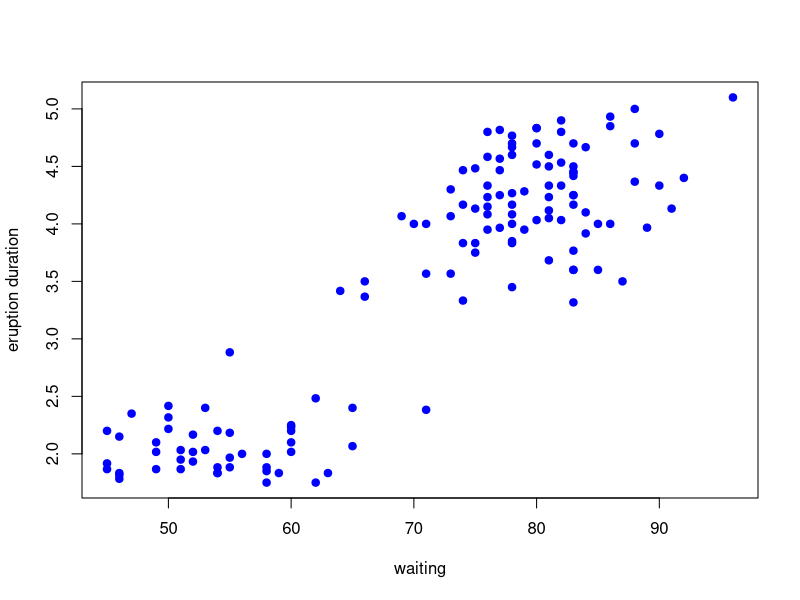
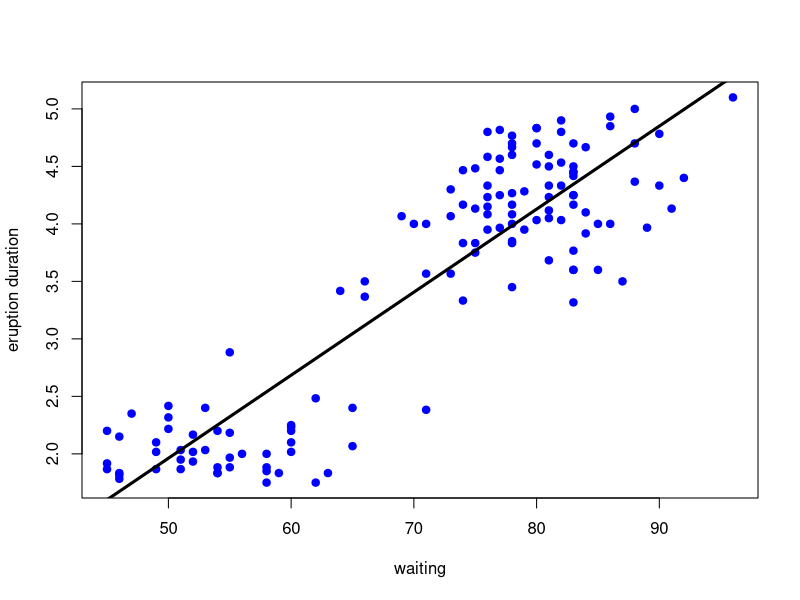
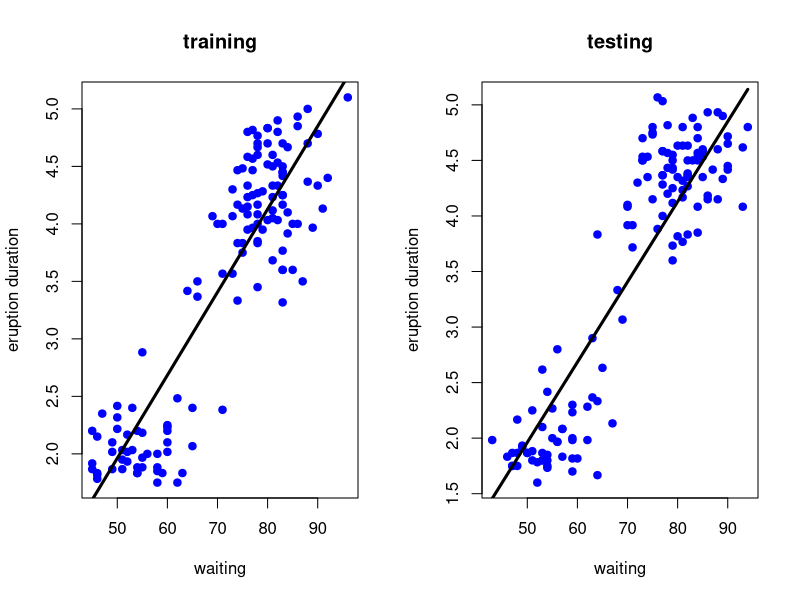
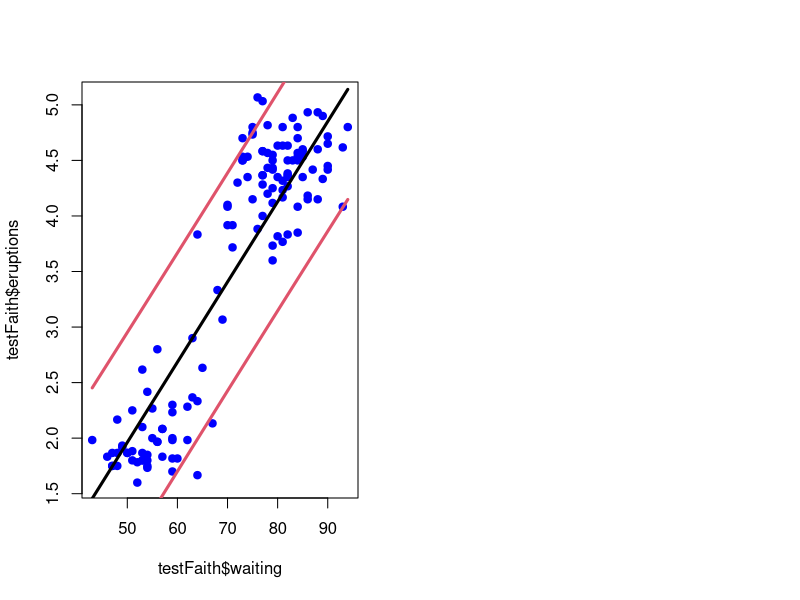

Write the R code that produced these figures, in order.
### Predicting with Regression

library(caret)

data(faithful)

set.seed(333)

inTrain<-createDataPartition(y=faithful$waiting,p=0.5,list=FALSE)
inTrain

trainFaith<-faithful[inTrain,]
trainFaith

testFaith<-faithful[-inTrain,]
testFaith

head(trainFaith)


#### Plot eruption duration vs. waiting time.
# You can see that there's a roughly linear relationship between the two variables. 

plot(trainFaith$waiting,trainFaith$eruptions,pch=19,col="blue",xlab="waiting",ylab="eruption duration")


# Fit a linear regression model
lm1<-lm(eruptions~waiting,data=trainFaith)
lm1
summary(lm1)

#### Plot model fit
plot(trainFaith$waiting,trainFaith$eruptions,
     pch = 19, 
     col = "blue",
     xlab="waiting",
     ylab="eruption duration")
lines(trainFaith$waiting,lm1$fitted,lwd=3)

#### Predicting a new value with the linear regression model
newdata <- data.frame(waiting=80)
newdata
predict(lm1,newdata)

#### Plot predictions - training vs testing set
par(mfrow=c(1,2))
par

# training
plot(trainFaith$waiting,trainFaith$eruptions,pch=19,
     col="blue",main="training",
     xlab="waiting",
     ylab="eruption duration")
lines(trainFaith$waiting,predict(lm1),lwd=3)

# testing
plot(testFaith$waiting,testFaith$eruptions,
     pch=19,col="blue",
     main="testing",
     xlab="waiting",
     ylab="eruption duration")
lines(testFaith$waiting,predict(lm1,newdata=testFaith),lwd=3)


#### Get training & testing errors
# RMSE on training
sqrt(sum((lm1$fitted-trainFaith$eruptions)^2))

# RMSE on testing
sqrt(sum((predict(lm1,newdata=testFaith)-testFaith$eruptions)^2))


#### Prediction intervals
pred1<-predict(lm1,newdata=testFaith,interval="prediction")
pred1

ord<-order(testFaith$waiting)
ord

plot(testFaith$waiting,
     testFaith$eruptions,pch=19,
     col="blue")
matlines(testFaith$waiting[ord],pred1[ord,],type="l",col=c(1,2,2),lty=c(1,1,1),lwd=3)

#### Same process with caret
modFit<-train(eruptions~waiting,data=trainFaith,method="lm")
modFit

summary(modFit$finalModel)
